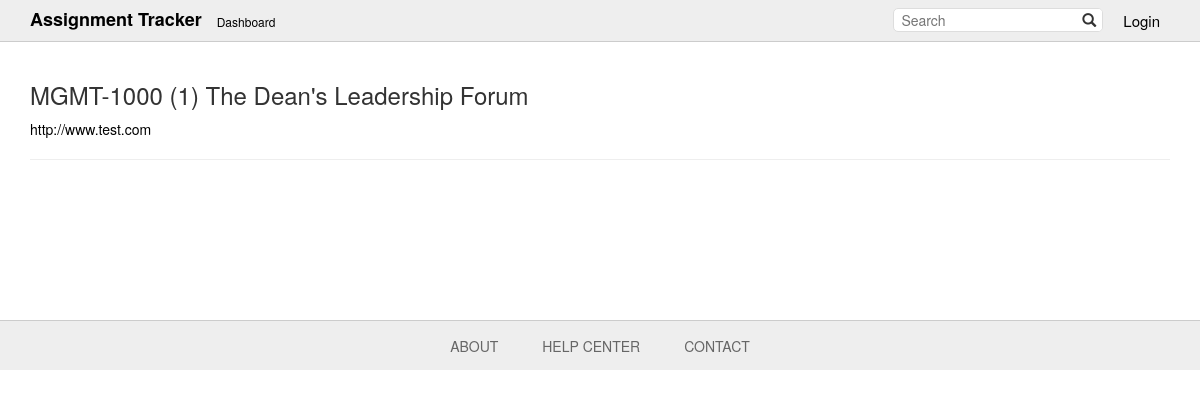
The page /detail/3/ on the database as committed earlier.
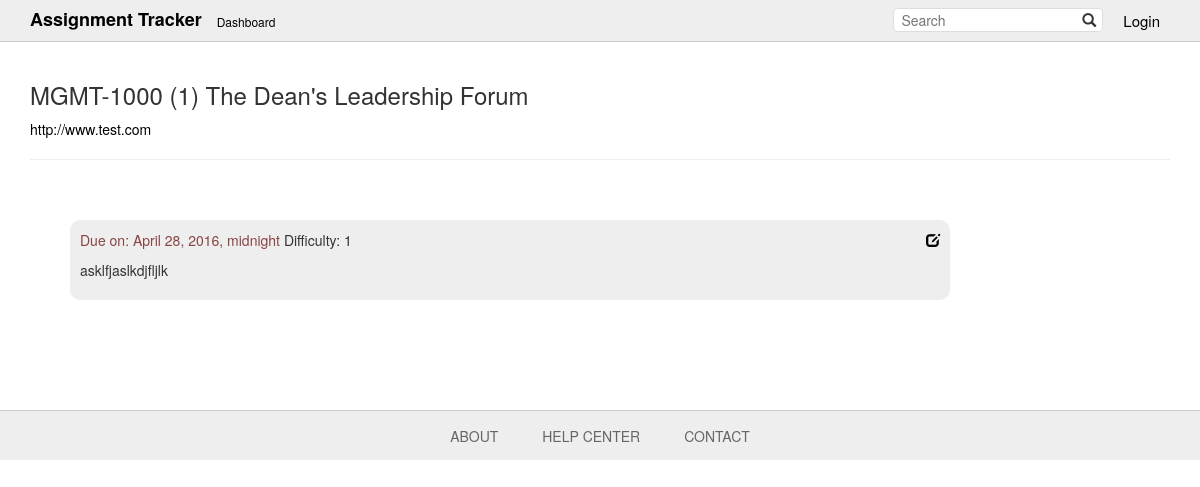
The same page on the database as committed later.
### tables/models.py (models this page shows, shortened)
class Assignments(models.Model):
    course = models.ForeignKey(Course)
    assignment = models.CharField(max_length=1024)
    start = models.DateTimeField()
    end = models.DateTimeField()
    difficulty = models.IntegerField(default=1,
        validators=[MinValueValidator(1), MaxValueValidator(5)])

### tables/views.py (the view)
# urls.py: url(r'^detail/(?P<course_pk>[0-9]+)/$', views.detail, name='detail'),
def detail(request, course_pk):
    course = get_object_or_404(Course, pk=course_pk)
    return render(request, 'tables/detail.html', {'course': course})

### tables/templates/tables/detail.html (shortened to what this page needs)
{% extends 'tables/base.html' %}
{% block content %}
<h3>{{ course.course }}</h3>
<a href="{{ course.url }}">{{ course.url }}</a>
<hr />
<br />
<br />
{% for assign in course.assignments_set.all %}
    <ul class="assign">
        <li>
            <a href="{% url 'post_edit' assign.pk %}" style="float: right;"><span class="glyphicon glyphicon-edit"></span></a>
            <p><span class="due">Due on: {{ assign.end }}</span> Difficulty: {{ assign.difficulty }}</p>
            <p>{{ assign.assignment }}</p>
        </li>
    </ul>
{% endfor %}
{% endblock %}

Rows that differ between the two databases and show on the page:
added Assignments: end "April 28, 2016, midnight", difficulty "1", assignment "asklfjaslkdjfljlk"
